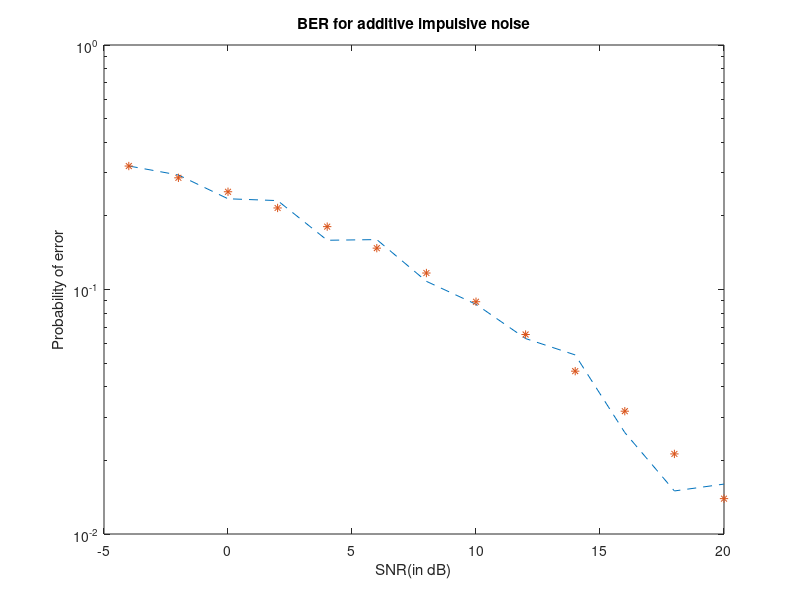

Source code (MATLAB):
clc;
close all;
clear all;
pow_l=1;
l=1000; %samples
count=0;
m=1;
var2=10; % variance is taken as 10 for 2nd noise
p=.5;%probability of bernoulli's rv(prob=p for 0 and prob=(1-p) for 1)
n1=randn(1,l);
n2=randn(1,l);
n3=randn(1,l);
n4=randn(1,l);

%%
for r=1:length(p)
samp=l*p(r);
len_samp=round(samp);
% n(1:len_samp)=(n1(1:len_samp));
n(1:len_samp)=sqrt(1/2)*(n1(1:len_samp)+1i*n2((1:len_samp)));
n(len_samp+1:l)=(sqrt(1/2)*((n1(len_samp+1:l)+1i*n2(len_samp+1:l))))+(sqrt(1/2)*(sqrt(var2)*(n3(len_samp+1:l)+1i*n4(len_samp+1:l))));
% generation of 1 & -1
pow_db=-4:2:20;
pow_l=10.^(pow_db/10);
for m=1:length(pow_l)

for k=1:l
    h=sqrt(1/2)*(randn(1,1)+1i*randn(1,1));
    x_in=rand>0.5;
    x=2*x_in-1;
    y(k)=sqrt(pow_l(m))*x*h+n(k);
    if (real(conj(h)*y(k)))>=0
        flag=1; 
    else
        flag=0;
    end
    err=x_in-flag;
    if err==0
        count=count+0;
    else
        count=count+1;
    end
end
error(r,m)=count/l;
count=0;
end
end
semilogy(pow_db,error,'--');
hold on;
%% analytical
for r=1:length(p)
N=(p(r))*qfunc(sqrt(pow_l)/1)+(1-p(r))*qfunc(sqrt(pow_l/(1+10)));
snr1=pow_l;
snr2=pow_l/(1+var2);
ber(r,:)=(p(r))*(0.5-0.5*sqrt(snr1./(1+snr1)))+(1-p(r))*(0.5-0.5*sqrt(snr2./(1+snr2)));
end
semilogy(pow_db,ber,'*');
xlabel('SNR(in dB)')
ylabel('Probability of error')
title('BER for additive impulsive noise')